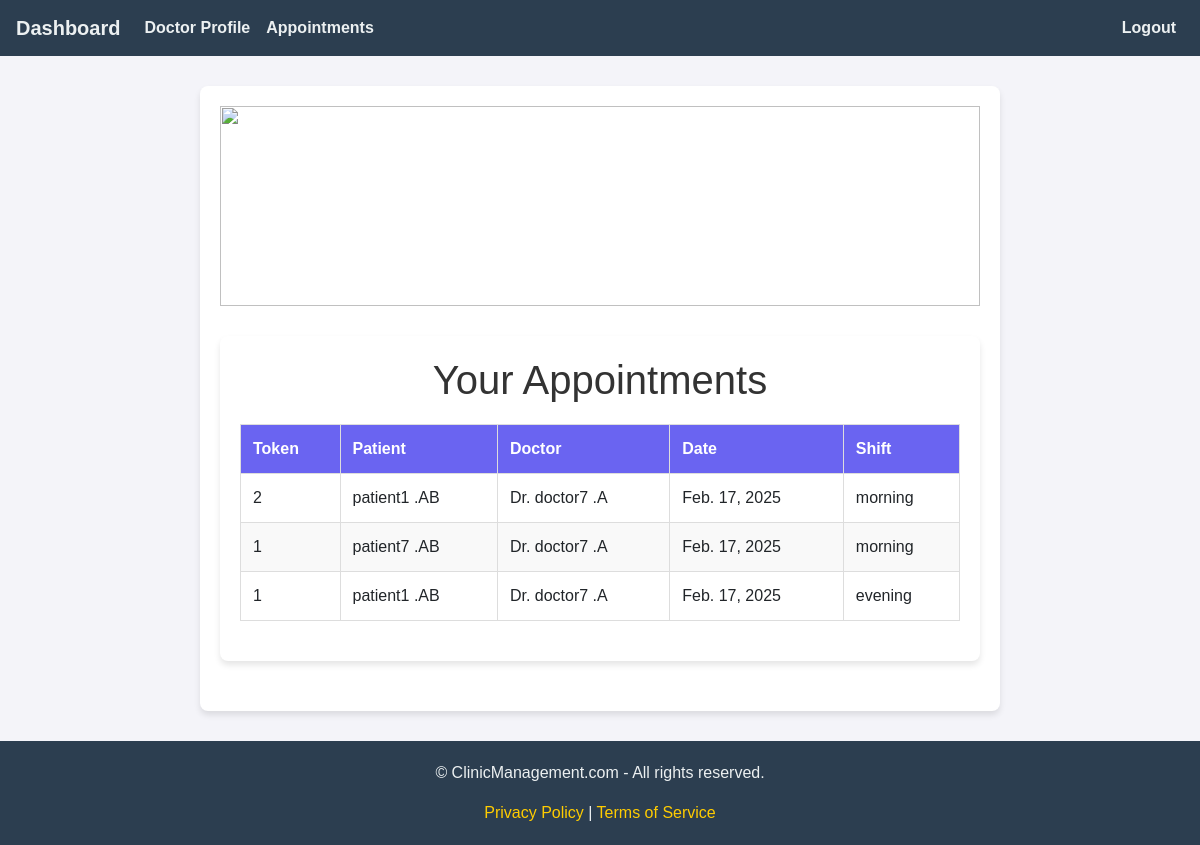
Before: /doctor_home/ (signed in) with the older database file.
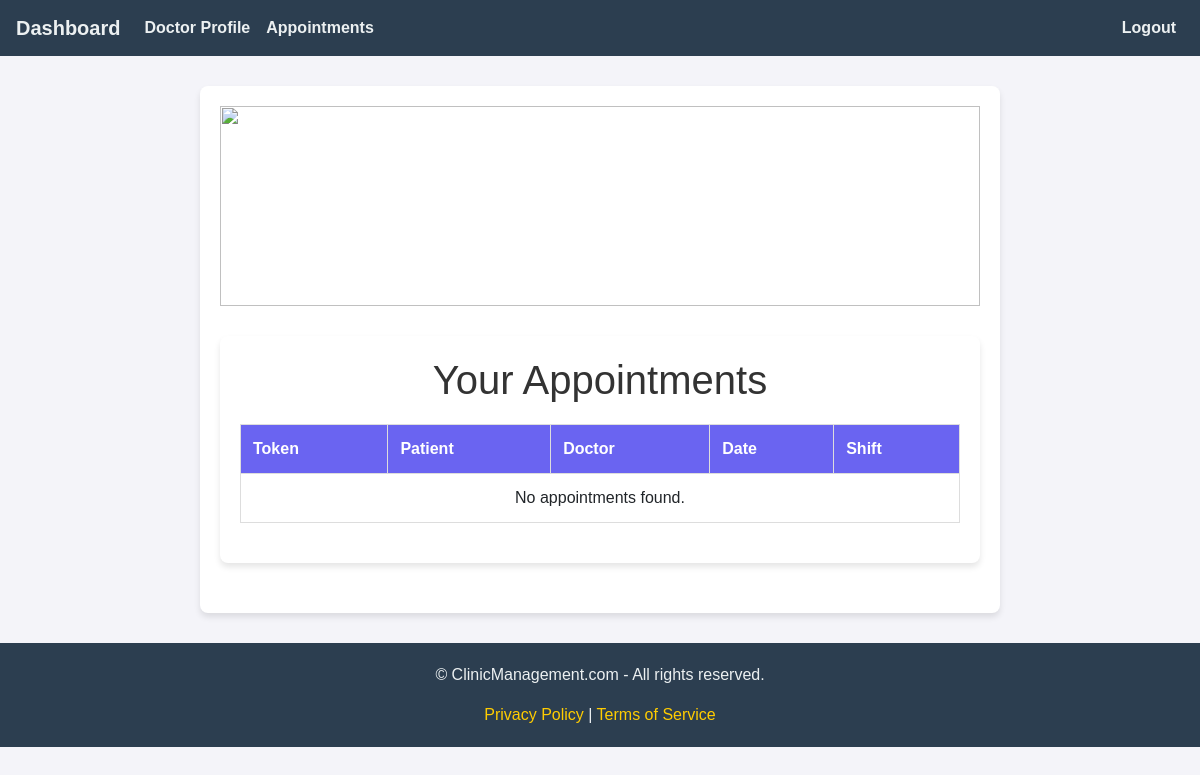
After: the same page with the newer database file.
### clinic_mgt_app/models.py (models this page shows, shortened)
class Appointment(models.Model):
    patient = models.ForeignKey(Patient, on_delete=models.CASCADE, related_name="appointments", limit_choices_to={'pat_user__role': 4})
    doctor = models.ForeignKey(Doctor, on_delete=models.CASCADE, related_name="doctor_appointments", limit_choices_to={'doctor_user__role': 3})
    schedule = models.ForeignKey(Schedule, on_delete=models.CASCADE)
    date = models.DateField(default=now)
    specialization = models.CharField(max_length=100, choices=Doctor.SPECIALIZATION_CHOICES, null=True)
    shift = models.CharField(max_length=40, null=True)
    token = models.PositiveIntegerField(editable=False, null=True)
    class Meta:
        unique_together = ('doctor', 'date', 'schedule', 'patient')

class Patient(models.Model):
    GENDER_CHOICES = [
        ('M', 'Male'),
        ('F', 'Female'),
        ('O', 'Other'),
    ]
    first_name = models.CharField(max_length=50, null=True, blank=True)
    last_name = models.CharField(max_length=50, null=True, blank=True)
    gender = models.CharField(max_length=10, choices=GENDER_CHOICES, null=True, blank=True)
    date_of_birth = models.DateField(null=True, blank=True)
    phone_number = models.CharField(max_length=15, null=True, blank=True)
    email = models.EmailField(null=True, blank=True)
    address = models.CharField(max_length=255, null=True, blank=True)
    pat_user = models.ForeignKey(CustomUser,on_delete=models.CASCADE,null=True)
    is_patient = models.BooleanField(default=True)

class Doctor(models.Model):
    SPECIALIZATION_CHOICES = [
        ('General Practitioner', 'General Practitioner'),
        ('Cardiologist', 'Cardiologist'),
        ('Dermatologist', 'Dermatologist'),
        ('Neurologist', 'Neurologist'),
        ('Orthopedic', 'Orthopedic'),
        ('Pediatrician', 'Pediatrician'),
        ('Psychiatrist', 'Psychiatrist'),
        ('Radiologist', 'Radiologist')
    ]
    doctor_user = models.ForeignKey(CustomUser,on_delete=models.CASCADE, null=True)
    first_name = models.CharField(max_length=100)
    last_name = models.CharField(max_length=100)
    specialization = models.CharField(max_length=100,choices=SPECIALIZATION_CHOICES)
    phone_number = models.CharField(max_length=15)
    image = models.ImageField(upload_to='image/',null=True)
    experience = models.PositiveIntegerField(help_text="Years of experience")
    clinic_address = models.TextField()
    created_at = models.DateTimeField(auto_now_add=True)
    updated_at = models.DateTimeField(auto_now=True)
    is_doctor = models.BooleanField(default=True)

class Schedule(models.Model):
    DAYS_OF_WEEK = [
        ('sunday', 'Sunday'),
        ('monday', 'Monday'),
        ('tuesday', 'Tuesday'),
        ('wednesday', 'Wednesday'),
        ('thursday', 'Thursday'),
        ('friday', 'Friday'),
        ('saturday', 'Saturday')
    ]
    SHIFTS = [
        ('morning', 'Morning'),
        ('afternoon', 'Afternoon'),
        ('evening', 'Evening'),
        ('night', 'Night'),
    ]
    specialization = models.CharField(max_length=100, choices=Doctor.SPECIALIZATION_CHOICES)
    doctor = models.ForeignKey(Doctor, on_delete=models.CASCADE, null=True)
    shifts = models.CharField(max_length=100,null=True ,choices=SHIFTS)
    day = models.CharField(max_length=9, choices=DAYS_OF_WEEK)
    class Meta:
        unique_together = ('doctor', 'day', 'shifts','specialization')

### clinic_mgt_app/views.py (the view)
# urls.py: path('doctor_home/',views.doctor_home,name='doctor_home'),
@login_required
def doctor_home(request):
    doctor_profiles = Doctor.objects.filter(doctor_user=request.user)
    doctor_profile = doctor_profiles.first() if doctor_profiles.exists() else None
    if doctor_profile:
        appointments = Appointment.objects.filter(doctor=doctor_profile).order_by('date', 'shift')
    context = {
        'doctor': doctor_profile,
        'appointments': appointments,
    }
    return render(request, 'doctor_home.html', context)

### clinic_mgt_app/templates/doctor_home.html (shortened to what this page needs)
{% extends 'doctor_base.html' %}
{% block content %}
</head>
<body>
<div class="background">
    <img src="https://th.bing.com/th/id/R.90367709a0f9577dfdd94f5b22a3302f?rik=QJEPgUsM5wFYWw&riu=http%3a%2f%2fwww.rideaufht.ca%2fwp-content%2fuploads%2f2016%2f07%2fAdobeStock_92345619.jpeg&ehk=yx1J00J2TPseGneOiR8unySrC1Jt0qjsDTEEcZ2XcRk%3d&risl=1&pid=ImgRaw&r=0" alt="">
</div>
    <div class="container">
        <h1>Your Appointments</h1>
        <table>
            <thead>
                <tr>
                    <th>Token</th>
                    <th>Patient</th>
                    <th>Doctor</th>
                    <th>Date</th>
                    <th>Shift</th>
                </tr>
            </thead>
            <tbody>
                {% if appointments %}
                    {% for appointment in appointments %}
                        <tr>
                            <td>{{ appointment.token }}</td>
                            <td>{{ appointment.patient.first_name }} {{ appointment.patient.last_name }}</td>
                            <td>Dr. {{ appointment.doctor.first_name }} {{ appointment.doctor.last_name }}</td>
                            <td>{{ appointment.date }}</td>
                            <td>{{ appointment.schedule.shifts }}</td>
                        </tr>
                    {% endfor %}
                {% else %}
                    <tr>
                        <td colspan="5" style="text-align: center;">No appointments found.</td>
                    </tr>
                {% endif %}
            </tbody>
        </table>
    </div>
</body>
{% endblock content %}

Changed rows visible on the page:
removed Appointment: token "2", patient.first_name "patient1", patient.last_name ".AB", doctor.first_name "doctor7", doctor.last_name ".A", date "Feb. 17, 2025", schedule.shifts "morning"
removed Appointment: token "1", patient.first_name "patient7", patient.last_name ".AB", doctor.first_name "doctor7", doctor.last_name ".A", date "Feb. 17, 2025", schedule.shifts "morning"
removed Appointment: token "1", patient.first_name "patient1", patient.last_name ".AB", doctor.first_name "doctor7", doctor.last_name ".A", date "Feb. 17, 2025", schedule.shifts "evening"
Other visible differences:
text now shown: "No appointments found."
